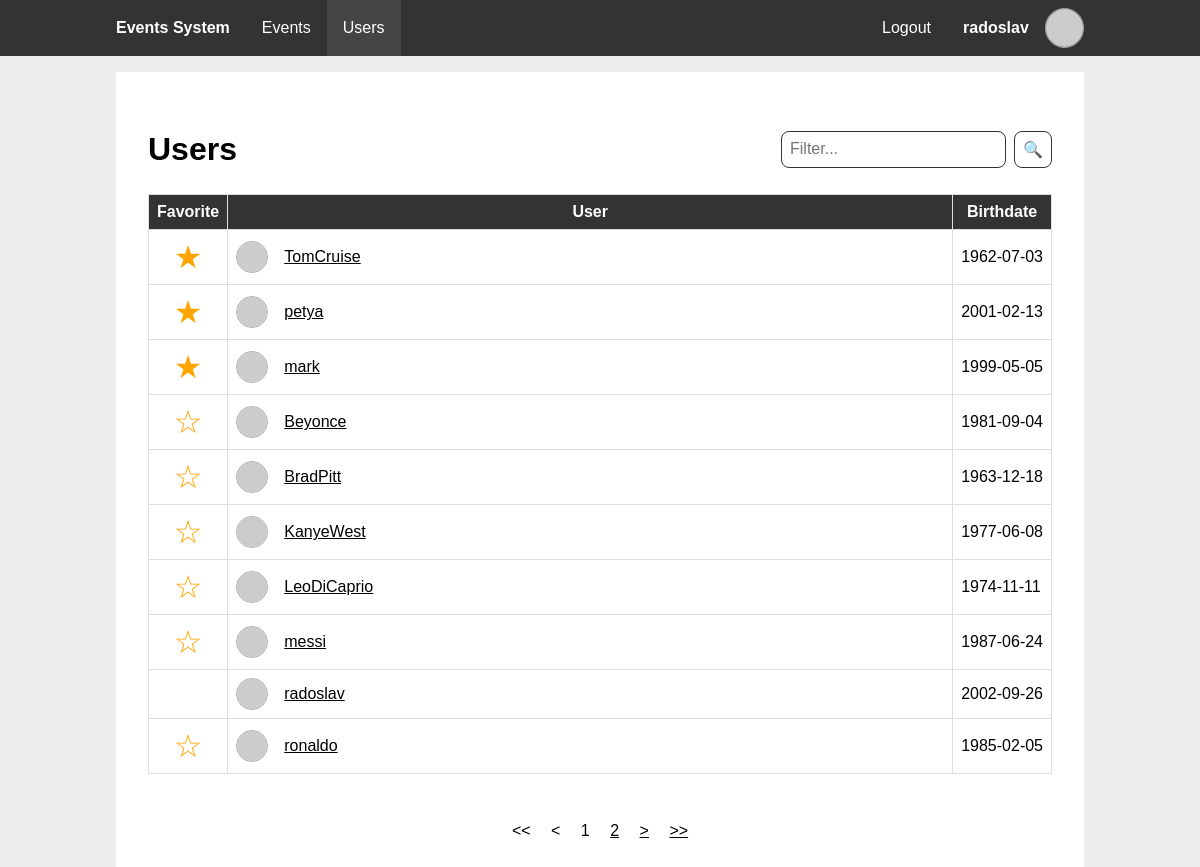
The page /users.php (signed in) on the database its author committed.
### tables this page shows
CREATE TABLE `users` (
  `id` int(11) NOT NULL,
  `username` varchar(50) NOT NULL,
  `email` varchar(50) DEFAULT NULL,
  `birthday_event` int(11) NOT NULL,
  `password_hash` char(60) NOT NULL
);

CREATE TABLE `events` (
  `event_id` int(11) NOT NULL,
  `creator_id` int(11) DEFAULT NULL,
  `name` varchar(50) NOT NULL,
  `date` date NOT NULL,
  `description` varchar(100) NOT NULL,
  `recurring` tinyint(1) NOT NULL
);

### includes/db_users.php (called while the page is built, shortened)
<?php
function getUserById($user_id) {
  $pdo = getPDO();
  $stmt = $pdo->prepare('SELECT u.id,
                                u.username,
                                u.email,
                                e.date AS birthdate
                        FROM users u
                        JOIN events e ON u.birthday_event = e.event_id
                        WHERE u.id = ?');
  $stmt->execute([$user_id]);
  $user = $stmt->fetch();
  return $user;
}
function getUsers($viewer, $query, $limit, $offset) {
  $pdo = getPDO();
  $stmt = $pdo->prepare("SELECT u.id,
                                u.username,
                                u.email,
                                e.date AS birthdate,
                                fu.favorite_user_id IS NOT NULL as favorite
                        FROM users u
                        JOIN events e ON u.birthday_event = e.event_id
                        LEFT JOIN favorite_users fu ON fu.user_id = ? AND fu.favorite_user_id = u.id
                        WHERE u.username LIKE CONCAT('%', ?, '%')
                        ORDER BY fu.favorite_user_id DESC, u.username
                        LIMIT ? OFFSET ?");
  $stmt->execute([$viewer, $query, $limit, $offset]);
  return $stmt->fetchAll();
}
function getUsersCount($query) {
  $pdo = getPDO();
  $stmt = $pdo->prepare("SELECT COUNT(1)
                        FROM users u
                        WHERE u.username LIKE CONCAT('%', ?, '%')");
  $stmt->execute([$query]);
  return $stmt->fetch()['COUNT(1)'];
}
?>

### includes/session.php (called while the page is built, shortened)
<?php
require_once "db_users.php";
function getUserId() {
  global $user;
  if (!$user) {
    $user = getUserById($_SESSION['user_id'] ?? null);
  }
  return $user["id"];
}
function ensureLoggedIn() {
  if (!getUserId()) {
    header('Location: ./login.php');
    exit;
  }
}
?>

### includes/gravatar.php (called while the page is built)
<?php
function gravatarUrl($arg) {
  $email = is_string($arg) ? $arg : ($arg['email'] ?: $arg['username']);
  return "https://www.gravatar.com/avatar/".hash("sha256", strtolower(trim($email)))."?d=identicon";
}
?>

### users.php (the view, shortened to what this page needs)
<?php
require_once 'includes/session.php';
require_once 'includes/gravatar.php';
require_once 'includes/db_users.php';
ensureLoggedIn();
$query = $_GET['q'] ?? ""
?>
<?php
include 'templates/main_header.php';
include 'templates/data_table.php'
?>
<section class="content">
  <header>
    <h1>Users</h1>
    <form class="form-filter" method="GET">
      <input type="text" name="q" value="<?php echo $query ?>" placeholder="Filter..." autofocus>
      <button type="submit" class="btn alt">🔍</button>
    </form>
  </header>
  <?php
  data_table(function($limit, $offset) { global $user, $query; return getUsers($user['id'], $query, $limit, $offset); },
             function() { global $query; return getUsersCount($query); },
             10,
             [
              "Favorite" => function($row) {
                global $user;
                ?><form method="POST">
                  <?php if ($user['id'] !== $row['id']): ?>
                  <button type="submit" class="btn-favorite"><?php echo $row['favorite'] ? '★' : '☆' ?></button>
                  <?php endif ?>
                </form><?php
              },
              "User" => function($row) {
                ?><a href="<?php echo "user.php?id=".$row['id'] ?>">
                  <div class="profile-info">
                    <img class="profile-picture" alt="Profile Picture" src="<?php echo gravatarUrl($row) ?>"></img>
                    <span><?php echo $row['username'] ?></span>
                  </div>
                </a><?php
              },
              "Birthdate" => "birthdate",
            ])
  ?>
</section>
<?php
include 'templates/main_footer.php';
?>

### templates/main_header.php (shortened to what this page needs)
<?php
require_once 'includes/gravatar.php';
function active($param) {
  $isActive = basename($_SERVER['SCRIPT_NAME'], ".php") === $param;
  echo $isActive ? 'class="active"' : '';
}
?>
<!DOCTYPE html>
<html lang="en">
<head>
  <link rel="stylesheet" href="styles/main.css">
</head>
<body>
  <nav>
    <div class="wrapper">
      <ul>
        <li>
          <span><h1>Events System</h1></span>
        </li>
      </ul>
      <?php if (isset($user) && $user): ?>
      <ul class="middle">
        <li>
          <a href="./" <?php active("index") ?>>Events</a>
        </li>
        <li>
          <a href="./users.php" <?php active("users") ?>>Users</a>
        </li>
      </ul>
      <ul>
        <li>
          <a href="logout.php">Logout</a>
        </li>
        <li>
          <a href="profile.php" <?php active("profile") ?>>
            <div class="profile-info">
              <strong><?php echo $user['username'] ?></strong>
              <img class="profile-picture" alt="Profile Picture" src="<?php echo gravatarUrl($user) ?>">
            </div>
          </a>
        </li>
      </ul>
      <?php endif ?>
    </div>
  </nav>
  <main class="wrapper">

### templates/data_table.php (shortened to what this page needs)
<?php
$table_number = 1;
function page_url($page, $table) {
  $parsedUrl = parse_url($_SERVER['REQUEST_URI']);
  $queryParams = [];
  parse_str($parsedUrl['query'] ?? '', $queryParams);
  $queryParams['p'] = $page;
  $queryParams['t'] = $table;
  return $parsedUrl['path'] . '?' . http_build_query($queryParams);
}
function data_table($get_records, $get_records_count, $pageSize, $columns, $columns_widths = null) {
  global $table_number;
  $page = max($_GET['p'] ?? 1, 1);
  $records = $get_records($pageSize, ($page - 1) * $pageSize);
  $totalPages = ceil($get_records_count() / $pageSize);
  $render_default = function($row, $key) { echo $key ? $row[$key] : ""; };
  $additional_class = basename($_SERVER['SCRIPT_NAME'], ".php");
?>
  <section class="data-table <?php echo $additional_class ?>">
    <table>
      <thead>
        <tr>
        <?php $j = 0; foreach ($columns as $key => $column): ?>
          <th <?php if (isset($columns_widths)) echo 'style=width:' . $columns_widths[$j++] ?>><?php echo $key ?></th>
        <?php endforeach ?>
        </tr>
      </thead>
      <tbody>
      <?php foreach ($records as $record): ?>
        <tr>
        <?php foreach ($columns as $key => $column): ?>
            <td><?php (is_string($column) ? $render_default : $column)($record, $column) ?></td>
        <?php endforeach ?>
        </tr>
      <?php endforeach ?>
      </tbody>
    </table>
    <nav>
      <a <?php echo $page > 1 ? 'href="'.page_url(1, $table_number).'"' : '' ?>>&lt;&lt;</a>
      <a <?php echo $page > 1 ? 'href="'.page_url($page - 1, $table_number).'"' : '' ?>>&lt;</a>
      <?php for ($i = 1; $i <= $totalPages; $i++): ?>
        <a <?php echo $i != $page ? 'href="'.page_url($i, $table_number).'"' : '' ?>><?php echo $i ?></a>
      <?php endfor ?>
      <a <?php echo $page < $totalPages ? 'href="'.page_url($page + 1, $table_number).'"' : '' ?>>&gt;</a>
      <a <?php echo $page < $totalPages ? 'href="'.page_url($totalPages, $table_number).'"' : '' ?>>&gt;&gt;</a>
    </nav>
  </section>
<?php $table_number++; } ?>

### templates/main_footer.php (shortened to what this page needs)
  </main>
</body>
</html>

### styles/main.css (style rules this page uses)
:root { --color-accent: #333; --color-accent-active: #444; --color-accent-inactive: #777; --color-background: #fff; --color-background-body: #eee; --color-text: #000; --color-text-accent: #fff; --color-text-error: #f00; --color-text-error-active: #e60000; --color-text-confirm: #0f0; --color-text-confirm-active: #00e600; --nav-height: 3.5em; }
* { box-sizing: border-box; }
body { font-family: sans-serif; color: var(--color-text); background-color: var(--color-background-body); min-height: 100vh; margin: 0; }
h1 { font-size: 2em; }
ul { list-style: none; padding: 0; margin: 0; }
a { color: inherit; }
form input, form .btn, form select, form .select-dynamic form textarea { width: 100%; }
input, select, .select-dynamic, textarea, .btn { display: block; font-size: inherit; font-family: inherit; border: 1px solid var(--color-accent); padding: 1em; margin: 1em 0; border-radius: 0.5em; text-decoration: none; }
.btn { cursor: pointer; color: var(--color-text-accent); background-color: var(--color-accent); text-align: center; align-content: center; }
.btn.alt { color: var(--color-text); background-color: var(--color-background); }
.btn-favorite { font-size: 2em; color: orange; border: none; background: unset; cursor: pointer; padding: 0; }
.wrapper { width: 100%; max-width: 1000px; margin: 0 auto; }
body > main { flex-grow: 1; }
body > nav { display: flex; justify-content: center; width: 100%; top: 0; left: 0; color: var(--color-text-accent); background-color: var(--color-accent); z-index: 1; }
body > nav h1 { margin: 0; padding: 0; }
body > nav .wrapper { display: flex; flex-direction: column; }
body > nav a { text-decoration: none; }
body > nav a:hover, body > nav a.active { background-color: var(--color-accent-active); }
body > nav ul { display: flex; align-items: center; flex-direction: column; }
body > nav ul.middle { flex-grow: 1; margin: 1em 0; }
body > nav li { height: var(--nav-height); width: 100%; }
body > nav li > a, body > nav li > span { display: flex; align-items: center; justify-content: center; padding: 0 1em; height: 100%; }
body > nav .profile-info { height: 100%; }
body > nav .profile-picture { height: 70%; }
header { display: flex; justify-content: space-between; align-items: center; }
.content { padding: 2em; background-color: var(--color-background); margin: 1em; }
.profile-info { display: flex; align-items: center; gap: 1em }
.profile-picture { border-radius: 50%; border: 1px solid #aaa; }
.data-table table { width: 100%; border-collapse: collapse; }
.data-table table th, .data-table table td { padding: 0.5em; border: 1px solid #ddd; white-space: nowrap; }
.data-table table thead { background: var(--color-accent); color: var(--color-text-accent); }
.data-table nav { margin-top: 2em; padding: 1em; text-align: center; }
.data-table nav a { padding: 0.5em; }
.form-filter { width: unset; display: flex; gap: 0.5em }
.form-filter input, .form-filter .btn { padding: 0.5em; width: unset; }
.data-table.users th:nth-child(2) { width: 100%; }
.data-table.users td:nth-child(1) { text-align: center; }
.data-table.users .profile-picture { width: 2em; }
@media only screen and (min-width: 768px) { body { flex-direction: unset; padding-top: var(--nav-height); } }
@media only screen and (min-width: 768px) { form input, form select, form .select-dynamic, form .btn { width: 24em; } }
@media only screen and (min-width: 768px) { body > nav { position: fixed; } }
@media only screen and (min-width: 768px) { body > nav h1 { font-size: 1em; } }
@media only screen and (min-width: 768px) { body > nav .wrapper { flex-direction: row; } }
@media only screen and (min-width: 768px) { body > nav ul { flex-direction: row; } }
@media only screen and (min-width: 768px) { body > nav ul.middle { flex-direction: row; margin: unset; } }
@media only screen and (min-width: 768px) { body > nav li { width: unset; } }

### rows shown on the page
users: username "radoslav", birthday_event.date "2002-09-26"
users: username "TomCruise", birthday_event.date "1962-07-03"
users: username "petya", birthday_event.date "2001-02-13"
users: username "mark", birthday_event.date "1999-05-05"
users: username "Beyonce", birthday_event.date "1981-09-04"
users: username "BradPitt", birthday_event.date "1963-12-18"
users: username "KanyeWest", birthday_event.date "1977-06-08"
users: username "LeoDiCaprio", birthday_event.date "1974-11-11"
users: username "messi", birthday_event.date "1987-06-24"
users: username "ronaldo", birthday_event.date "1985-02-05"

### other values the page prints
$key "Favorite"
$key "User"
$key "Birthdate"
